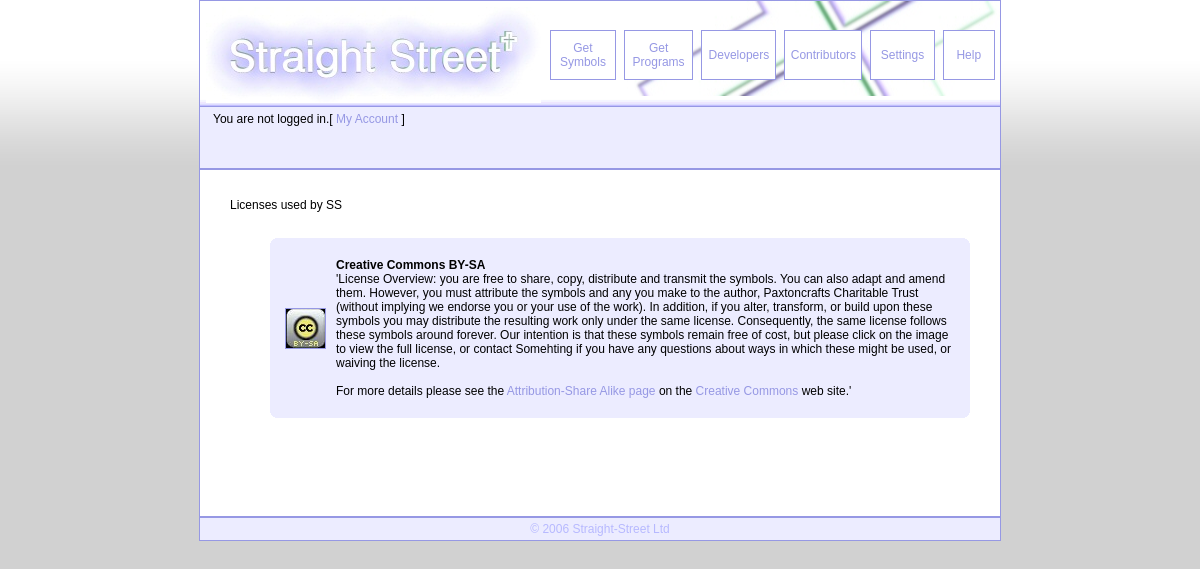
The page /lic.php on the database its author committed.
### tables this page shows
CREATE TABLE `t_lic` (
  `id` int(7) NOT NULL auto_increment,
  `long_caption` varchar(100) NOT NULL,
  `brief` text,
  `caption` varchar(40) NOT NULL,
  PRIMARY KEY  (`id`)
);

### _db.php (called while the page is built, shortened)
<?php
function db_runQuery($query) {
    return mysql_db_query(DBCxn::db, $query);
}
?>

### lic.php (the view, shortened to what this page needs)
<?
include('_header.php');
?>
Licenses used by SS<br><br>
<ul>
<div class="blue_content_div" id="blue_content_div1">
<div class="innerdivspacer">
	<table class="normalsmalltable">
<?
$query = "SELECT * FROM t_lic;";
$result = db_runQuery($query);
if ($result) {
	while ($r = mysql_fetch_array($result)) {
		$pathtoimg = "uploaded/lic/t-".$r["id"].".jpg";
		if (file_exists($pathtoimg))
		{
			$lic_pic = $pathtoimg;
		} else {
			$lic_pic = "/img/nologo.png";
		}
		$lic_cap = $r["caption"];
		$lic_txt = $r["brief"];
		echo "
		<tr>
		<td><img src='$lic_pic'></td>\n
		<td><b>$lic_cap</b><br>\n$lic_txt\n</td>
		</tr>
		";
	}
} else {
	echo "No licenses found in DB at the moment...";
}
?>
	</table>
</div></div>
</ul>
<br><br>
<?
include('_footer.php');
?>

### styles.css (style rules this page uses)
table.normalsmalltable { font-size:12px; border-collapse:collapse; }
table.normalsmalltable td { padding:5px; }
table.normalsmalltable img { border:1px solid #9698E4; }

### ui.css (style rules this page uses)
body { font-family: arial, freesans, sans-serif, helvetta; font-size:12px; background:#d1d1d1 url('/img/ui/body_bg.png') top repeat-x; text-align:center; margin:0px; }
a:link, a:visited { color: #9698E4; text-decoration: none; }
div.blue_content_div { padding:0; background-color:#ECECFF; }
div.innerdivspacer { padding:10px; }

### rows shown on the page
t_lic: caption "Creative Commons BY-SA", brief "'License Overview: you are free to share, copy, distribute and transmit the symbols. You can also adapt and amend them. However, you must attribute the symbols and any you make to the author, Paxtoncrafts Charitable Trust (without implying we endorse you or your use of the work). In addition, if you alter, transform, or build upon these symbols you may distribute the resulting work only under the same license. Consequently, the same license follows these symbols around forever. Our intention is that these symbols remain free of cost, but please click on the image to view the full license, or contact Somehting if you have any questions about ways in which these might be used, or waiving the…"

### other values the page prints
$strHTML1 "You are not logged in."
